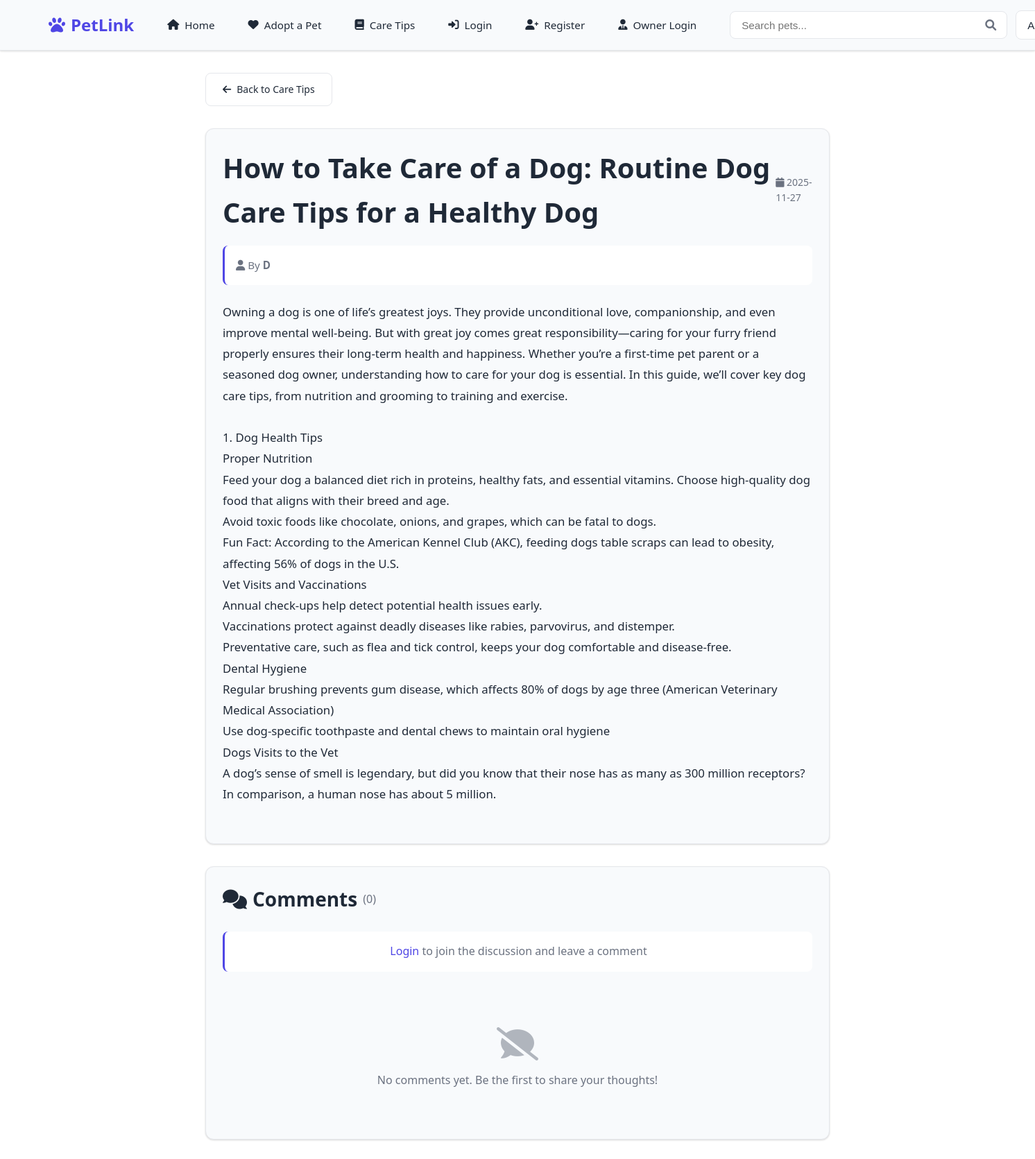
Page /care/1 on the committed database.
### tables this page shows
CREATE TABLE care_posts (
                id INTEGER PRIMARY KEY AUTOINCREMENT,
                user_id INTEGER,
                title TEXT NOT NULL,
                content TEXT NOT NULL,
                created_at TEXT DEFAULT CURRENT_TIMESTAMP,
                FOREIGN KEY(user_id) REFERENCES users(id)
            );

CREATE TABLE users (
                id INTEGER PRIMARY KEY AUTOINCREMENT,
                name TEXT NOT NULL,
                email TEXT UNIQUE NOT NULL,
                password TEXT NOT NULL,
                contact TEXT NOT NULL,
                address TEXT NOT NULL,
                created_at TIMESTAMP DEFAULT CURRENT_TIMESTAMP
            );

### app.py (the view)
@app.route('/care/<int:post_id>')
def care_detail(post_id):
    try:
        conn = get_db_connection()
        post = conn.execute('''
            SELECT cp.*, u.name as author_name
            FROM care_posts cp
            JOIN users u ON cp.user_id = u.id
            WHERE cp.id = ?
        ''', (post_id,)).fetchone()
        if not post:
            flash('Post not found!', 'error')
            conn.close()
            return redirect(url_for('care_list'))
        comments = conn.execute('''
            SELECT cc.*, u.name as author_name
            FROM care_comments cc
            JOIN users u ON cc.user_id = u.id
            WHERE cc.post_id = ?
            ORDER BY cc.created_at ASC
        ''', (post_id,)).fetchall()
        conn.close()
        return render_template('care_detail.html', post=post, comments=comments)
    except Exception as e:
        flash(f'Error loading post: {e}', 'error')
        return redirect(url_for('care_list'))

### app.py (called while the page is built)
def get_db_connection():
    conn = sqlite3.connect('petlink.db')
    conn.row_factory = sqlite3.Row
    return conn

### templates/care_detail.html (shortened to what this page needs)
{% extends "base.html" %}
{% block content %}
<div class="container">
    <div style="max-width: 900px; margin: 0 auto;">
        <div style="margin-bottom: 2rem;">
            <a href="{{ url_for('care_list') }}" class="btn btn-outline">
                <i class="fas fa-arrow-left"></i>
                Back to Care Tips
            </a>
        </div>
        <div class="card" style="margin-bottom: 2rem;">
            <div class="flex-between mb-4">
                <h1 style="font-size: 2.5rem; margin: 0;">{{ post.title }}</h1>
                <span class="text-muted" style="font-size: 0.875rem;">
                    <i class="fas fa-calendar"></i>
                    {{ post.created_at.split(' ')[0] if post.created_at else 'N/A' }}
                </span>
            </div>
            <div style="margin-bottom: 1.5rem; padding: 1rem; background-color: var(--bg-color); border-radius: 0.5rem; border-left: 3px solid var(--primary-color);">
                <p style="margin: 0; color: var(--text-muted); font-size: 0.95rem;">
                    <i class="fas fa-user"></i>
                    By <strong>{{ post.author_name }}</strong>
                </p>
            </div>
            <div style="color: var(--text-color); line-height: 1.8; white-space: pre-wrap; font-size: 1.05rem; margin-bottom: 2rem;">{{ post.content }}</div>
        </div>
        <div class="card">
            <h2 style="font-size: 1.75rem; margin-bottom: 1.5rem; display: flex; align-items: center; gap: 0.5rem;">
                <i class="fas fa-comments"></i>
                Comments
                <span style="font-size: 1rem; color: var(--text-muted); font-weight: normal;">
                    ({{ comments|length }})
                </span>
            </h2>
            {% if session.user_id and session.user_type == 'user' %}
                <div style="margin-bottom: 2rem; padding: 1.5rem; background-color: var(--bg-color); border-radius: 0.5rem; border: 1px solid var(--border-color);">
                    <h3 style="margin-bottom: 1rem; font-size: 1.1rem;">Add a Comment</h3>
                    <form id="commentForm">
                        <div class="form-group">
                            <textarea id="commentContent"
                                      class="form-input form-textarea"
                                      rows="4"
                                      placeholder="Share your thoughts, ask questions, or provide additional tips..."
                                      required></textarea>
                        </div>
                        <button type="submit" class="btn btn-primary">
                            <i class="fas fa-paper-plane"></i>
                            Post Comment
                        </button>
                    </form>
                </div>
            {% else %}
                <div style="margin-bottom: 2rem; padding: 1rem; background-color: var(--bg-color); border-radius: 0.5rem; border-left: 3px solid var(--primary-color); text-align: center;">
                    <p style="margin: 0; color: var(--text-muted);">
                        <a href="{{ url_for('login') }}" style="color: var(--primary-color); text-decoration: none; font-weight: 500;">
                            Login
                        </a> to join the discussion and leave a comment
                    </p>
                </div>
            {% endif %}
            <div id="commentsList">
                {% if comments %}
                    {% for comment in comments %}
                        <div class="comment-item" data-comment-id="{{ comment.id }}">
                            <div style="display: flex; gap: 1rem; margin-bottom: 1rem;">
                                <div style="flex: 1;">
                                    <div style="display: flex; align-items: center; gap: 0.75rem; margin-bottom: 0.5rem;">
                                        <div style="width: 40px; height: 40px; border-radius: 50%; background: linear-gradient(135deg, var(--primary-color), var(--secondary-color)); display: flex; align-items: center; justify-content: center; color: white; font-weight: bold;">
                                            {{ comment.author_name[0].upper() }}
                                        </div>
                                        <div>
                                            <strong style="color: var(--text-color);">{{ comment.author_name }}</strong>
                                            <div style="font-size: 0.75rem; color: var(--text-muted);">
                                                <i class="fas fa-clock"></i>
                                                {{ comment.created_at.split(' ')[0] if comment.created_at else 'N/A' }}
                                            </div>
                                        </div>
                                    </div>
                                    <div style="color: var(--text-color); line-height: 1.6; white-space: pre-wrap; padding-left: 3.25rem;">
                                        {{ comment.content }}
                                    </div>
                                </div>
                            </div>
                            {% if not loop.last %}
                                <hr style="border: none; border-top: 1px solid var(--border-color); margin: 1.5rem 0;">
                            {% endif %}
                        </div>
                    {% endfor %}
                {% else %}
                    <div style="text-align: center; padding: 3rem; color: var(--text-muted);">
                        <i class="fas fa-comment-slash" style="font-size: 3rem; margin-bottom: 1rem; opacity: 0.5;"></i>
                        <p>No comments yet. Be the first to share your thoughts!</p>
                    </div>
                {% endif %}
            </div>
        </div>
    </div>
</div>
{% endblock %}

### templates/base.html (style rules this page uses)
:root { --primary-color: #4f46e5; --primary-hover: #4338ca; --secondary-color: #10b981; --danger-color: #ef4444; --warning-color: #f59e0b; --bg-color: #ffffff; --surface-color: #f8fafc; --text-color: #1f2937; --text-muted: #6b7280; --border-color: #e5e7eb; --shadow: 0 1px 3px 0 rgba(0, 0, 0, 0.1), 0 1px 2px 0 rgba(0, 0, 0, 0.06); --shadow-lg: 0 10px 15px -3px rgba(0, 0, 0, 0.1), 0 4px 6px -2px rgba(0, 0, 0, 0.05); }
* { margin: 0; padding: 0; box-sizing: border-box; }
body { font-family: 'Segoe UI', Tahoma, Geneva, Verdana, sans-serif; background-color: var(--bg-color); color: var(--text-color); line-height: 1.6; transition: all 0.3s ease; }
.container { max-width: 1200px; margin: 0 auto; padding: 2rem 1rem; }
.card { background-color: var(--surface-color); border: 1px solid var(--border-color); border-radius: 0.75rem; padding: 1.5rem; box-shadow: var(--shadow); transition: all 0.3s ease; }
.btn { display: inline-flex; align-items: center; gap: 0.5rem; padding: 0.75rem 1.5rem; border: none; border-radius: 0.5rem; font-weight: 500; text-decoration: none; cursor: pointer; transition: all 0.3s ease; font-size: 0.875rem; }
.btn-outline { background-color: transparent; color: var(--text-color); border: 1px solid var(--border-color); }
.text-muted { color: var(--text-muted); }
.mb-4 { margin-bottom: 1rem; }
.flex-between { display: flex; justify-content: space-between; align-items: center; }

### rows in the picture
care_posts: title "How to Take Care of a Dog: Routine Dog Care Tips for a Healthy Dog", created_at "2025-11-27", content "Owning a dog is one of life’s greatest joys. They provide unconditional love, companionship, and even improve mental well-being. But with great joy comes great responsibility—caring for your furry friend properly ensures their long-term health and happiness. Whether you’re a first-time pet parent or a seasoned dog owner, understanding how to care for your dog is essential. In this guide, we’ll cover key dog care tips, from nutrition and grooming to training and exercise. 1. Dog Health Tips Proper Nutrition Feed your dog a balanced diet rich in proteins, healthy fats, and essential vitamins. Choose high-quality dog food that aligns with their breed and age. Avoid toxic foods like chocolate,…"
users: author_name "D"

### other values in the picture
{{ comments|length }} "0"
